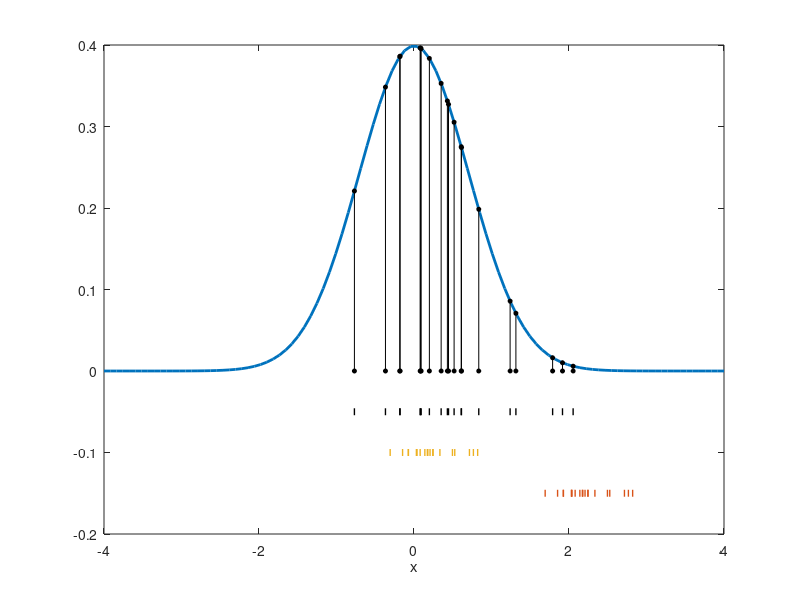

Write MATLAB code to recreate this figure. (Note: this script raises an error after producing the figure.)
%%
clc
clear
clf

X = [-0.2 0.6; -0.5 -0.5; 0.5 0];

subplot(1,3,1)
plot([zeros(3,1) X(:,1)]', [zeros(3,1) X(:,2)]','-o',[0 0], [0 0], 'k.', ...
     'LineWidth',2, 'MarkerFaceColor','auto');

axis([-1 1 -1 1])
axis square

theta = 30 * pi/180;
Q = [cos(theta) sin(theta); -sin(theta) cos(theta)];

subplot(1,3,2)
X2 = X*Q;
plot([zeros(3,1) X2(:,1)]', [zeros(3,1) X2(:,2)]','-o',[0 0], [0 0], 'k.', ...
     'LineWidth',2, 'MarkerFaceColor','auto');
hold on

set(gca,'ColorOrderIndex',1)
plot([zeros(3,1) X(:,1)]', [zeros(3,1) X(:,2)]','--o',...
     'LineWidth',0.8);

axis([-1 1 -1 1])
axis square

subplot(1,3,3)
X2 = X*Q;
plot([zeros(3,1) X2(:,1)]', [zeros(3,1) X2(:,2)]','-o',[0 0], [0 0], 'k.', ...
     'LineWidth',2, 'MarkerFaceColor','auto');
hold on

set(gca,'ColorOrderIndex',1)
plot([zeros(3,1) X(:,1)]', [zeros(3,1) X(:,2)]','--o',...
     'LineWidth',0.8);

plot([-1 1], [0 0], 'k')
set(gca,'ColorOrderIndex',1)
plot([zeros(3,1) X2(:,1) X2(:,1)]', [zeros(3,1) zeros(3,1) X2(:,2)]','--|',...
     'LineWidth',0.8, 'MarkerFaceColor','auto');
set(gca,'ColorOrderIndex',1)
plot([zeros(3,1) X2(:,1)]', 0*[zeros(3,1) X2(:,2)]','-|',...
     'LineWidth',2, 'MarkerFaceColor','auto');

axis([-1 1 -1 1])
axis square

%%

%% Example 12: Rotating a dataset with 3 dimensions
clear theta
N = 5000;
X = randn(N, 3);
X(:,2) = X(:,1) + 0.1*X(:,2);

XL = pca(X);

subplot(3,3,[1 2 4 5 7 8])
plot3(X(:,1), X(:,2), X(:,3),'.');
xlabel('X_1'); ylabel('X_2'); zlabel('X_3'); 
axis([-4 4 -4 4 -4 4])

subplot(3,3,3)
Q = XL(:,1);
X2 = X*Q;
plot(X2(:,1), 0*X2(:,1),'.');
axis([-4 4 -4 4])

subplot(3,3,6)
Q = XL(:,[1 2]);
X2 = X*Q;
plot(X2(:,1), X2(:,2),'.');
axis([-4 4 -4 4])

subplot(3,3,9)
X2 = X*XL;
plot3(X2(:,1), X2(:,2), X2(:,3),'.');
axis([-4 4 -4 4 -4 4])

%%
clc
clear
clf

xv = linspace(-4,4);
f = @(x) 1/(sqrt(2*pi)) * exp(-x.^2);

N = 20;
x = 2 + 0.4*randn(N,1);
z = (x-2)/0.4;

plot(xv, f(xv), 'LineWidth',2);
hold on
plot(x', 0*z' - 0.15, '|','MarkerSize',5,'LineWidth',1); 
plot(x'-2, 0*z' - 0.1, '|','MarkerSize',5,'LineWidth',1); 
plot(z', 0*z' - 0.05, 'k|','MarkerSize',5,'LineWidth',1); 
plot([z z]', [zeros(N,1) f(z)]', 'k-o','MarkerSize',3,'MarkerFaceColor','k'); 
hold off
xlabel('x');
a = gca(); a.YTick = [];
axis([-4 4 -0.2 0.5])

%%
clc
clear
clf

[xv, yv] = meshgrid(linspace(-4,4));
f = @(x, y) 1/(2*pi) * exp( -(x.^2 + y.^2) );

N = 50;
mu = [0 2];
sig = [0.3 0.3; 0.3 0.4];
x = mvnrnd(mu, sig, N);
[Q,L] = eigs(sig,2);

subplot(4,1,1)
contour(xv, yv, f(xv, yv), logspace(-7, -1, 10),'k','LineWidth',0.9);
hold on
set(gca,'ColorOrderIndex',1)
plot(x(:,1), x(:,2),'o','LineWidth',2,'MarkerSize',2)
axis([-4 4 -4 4])
axis square

subplot(4,1,2)
z = (x - mu);
contour(xv, yv, f(xv, yv), logspace(-7, -1, 10),'k','LineWidth',0.9);
hold on
set(gca,'ColorOrderIndex',2)
plot(z(:,1), z(:,2),'o','LineWidth',2,'MarkerSize',2)
axis([-4 4 -4 4])
axis square

subplot(4,1,3)
z = (x - mu)*Q;
contour(xv, yv, f(xv, yv), logspace(-7, -1, 10),'k','LineWidth',0.9);
hold on
set(gca,'ColorOrderIndex',3)
plot(z(:,1), z(:,2),'o','LineWidth',2,'MarkerSize',2)
axis([-4 4 -4 4])
axis square

subplot(4,1,4)
z = (x - mu)*Q*diag(diag(L).^(-1/2));
contour(xv, yv, f(xv, yv), logspace(-7, -1, 10),'k','LineWidth',0.9);
hold on
plot(z(:,1), z(:,2),'ko','MarkerFaceColor','k','MarkerSize',3.5)
axis([-4 4 -4 4])
axis square
%%
hold on
plot(x', 0*z' - 0.15, '|','MarkerSize',5,'LineWidth',1); 
plot(x'-2, 0*z' - 0.1, '|','MarkerSize',5,'LineWidth',1); 
plot(z', 0*z' - 0.05, 'k|','MarkerSize',5,'LineWidth',1); 
plot([z z]', [zeros(N,1) f(z)]', 'k-o','MarkerSize',3,'MarkerFaceColor','k'); 
hold off
xlabel('x');
a = gca(); a.YTick = [];
axis([-4 4 -0.2 0.5])